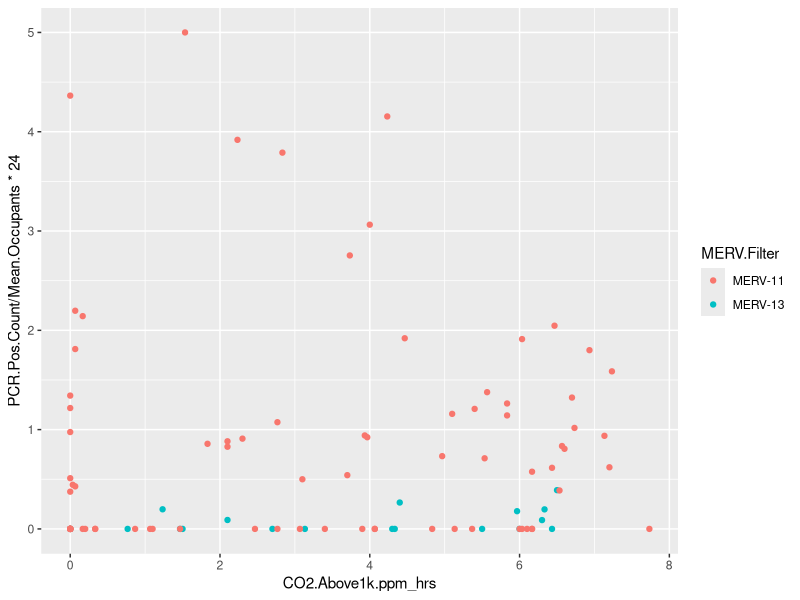
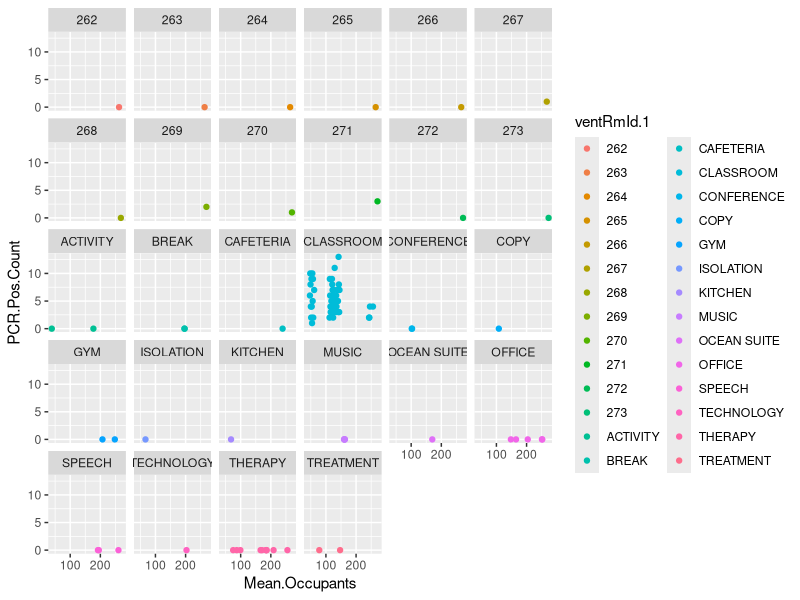
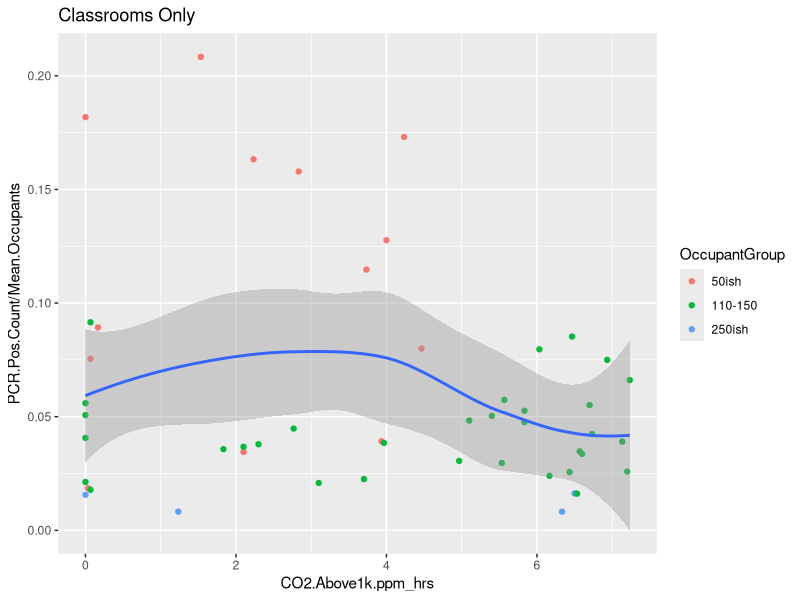
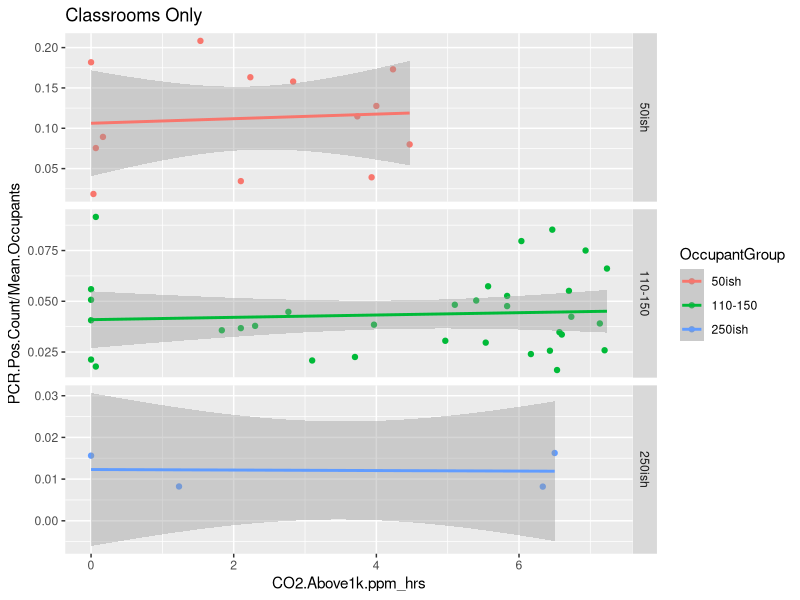

The R source for these figures, in order:
# co2 vs room correlates reanalysis
# https://journals.plos.org/plosone/article?id=10.1371/journal.pone.0291840#sec022

library(tidyverse)

d=read.csv('journal.pone.0291840.s002.csv',header = TRUE,skip=1,stringsAsFactors = TRUE) |>
  mutate(Mean.Occupants=as.numeric(Mean.Occupants)) |>
  mutate(PCR.Pos.Count=as.numeric(PCR.Pos.Count)) |>
  mutate(Room.Volume=Square.Footage*Ceiling.Height) |>
  mutate(CO2.Above1k.ppm_hrs = CO2.1.2K.ppm_hrs + CO2.2.3K.ppm_hrs + CO2.3.6K.ppm_hrs)

# fig 8 b
ggplot(d) +
  geom_point(aes(x=CO2.Above1k.ppm_hrs,y=PCR.Pos.Count/Mean.Occupants*24,color=MERV.Filter)) 


sapply(d,class)
summary(d)

head(d)



# it's basically all classroom data
ggplot(d) +
  geom_point(aes(y=PCR.Pos.Count,x=Mean.Occupants,color=ventRmId.1)) +
  facet_wrap('ventRmId.1')

d = d |> filter(ventRmId.1=='CLASSROOM')

d$OccupantGroup[d$Mean.Occupants<75]='50ish'
d$OccupantGroup[d$Mean.Occupants>110 & d$Mean.Occupants<=150]='110-150'
d$OccupantGroup[d$Mean.Occupants>200]='250ish'
d$OccupantGroup=factor(d$OccupantGroup, levels=c('50ish','110-150','250ish'))

## 
ggplot(d) +
  geom_point(aes(x=CO2.Above1k.ppm_hrs,y=PCR.Pos.Count/Mean.Occupants,color=OccupantGroup)) + 
  geom_smooth(aes(x=CO2.Above1k.ppm_hrs,y=PCR.Pos.Count/Mean.Occupants)) +
  ggtitle('Classrooms Only')

ggplot(d) +
  geom_point(aes(x=CO2.Above1k.ppm_hrs,y=PCR.Pos.Count/Mean.Occupants,color=OccupantGroup)) + 
  geom_smooth(aes(x=CO2.Above1k.ppm_hrs,y=PCR.Pos.Count/Mean.Occupants,group=OccupantGroup,color=OccupantGroup),method='lm') +
  ggtitle('Classrooms Only') +
  facet_grid('OccupantGroup',scale='free_y')

